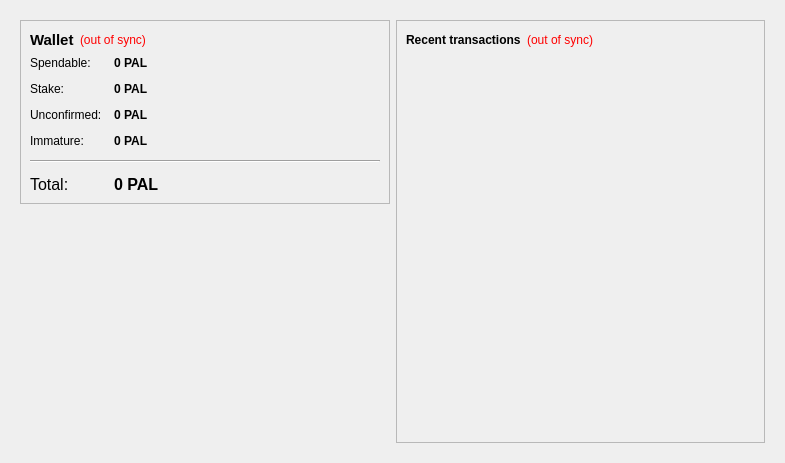
<?xml version="1.0" encoding="UTF-8"?>
<ui version="4.0">
 <class>OverviewPage</class>
 <widget class="QWidget" name="OverviewPage">
  <property name="geometry">
   <rect>
    <x>0</x>
    <y>0</y>
    <width>785</width>
    <height>463</height>
   </rect>
  </property>
  <property name="windowTitle">
   <string>Form</string>
  </property>
  <layout class="QHBoxLayout" name="horizontalLayout" stretch="0">
   <item>
    <widget class="QFrame" name="frameMain">
     <property name="frameShape">
      <enum>QFrame::NoFrame</enum>
     </property>
     <layout class="QHBoxLayout" name="horizontalLayout_3">
      <item>
       <layout class="QVBoxLayout" name="verticalLayout_2">
        <item>
         <widget class="QFrame" name="frame">
          <property name="frameShape">
           <enum>QFrame::StyledPanel</enum>
          </property>
          <property name="frameShadow">
           <enum>QFrame::Raised</enum>
          </property>
          <layout class="QVBoxLayout" name="verticalLayout_4">
           <item>
            <layout class="QHBoxLayout" name="horizontalLayout_4">
             <item>
              <widget class="QLabel" name="label_5">
               <property name="font">
                <font>
                 <pointsize>11</pointsize>
                 <weight>75</weight>
                 <bold>true</bold>
                </font>
               </property>
               <property name="text">
                <string>Wallet</string>
               </property>
              </widget>
             </item>
             <item>
              <widget class="QLabel" name="labelWalletStatus">
               <property name="toolTip">
                <string>The displayed information may be out of date. Your wallet automatically synchronizes with the Palestinecoin network after a connection is established, but this process has not completed yet.</string>
               </property>
               <property name="styleSheet">
                <string notr="true">QLabel { color: red; }</string>
               </property>
               <property name="text">
                <string notr="true">(out of sync)</string>
               </property>
               <property name="alignment">
                <set>Qt::AlignLeading|Qt::AlignLeft|Qt::AlignVCenter</set>
               </property>
              </widget>
             </item>
             <item>
              <spacer name="horizontalSpacer_2">
               <property name="orientation">
                <enum>Qt::Horizontal</enum>
               </property>
               <property name="sizeHint" stdset="0">
                <size>
                 <width>40</width>
                 <height>20</height>
                </size>
               </property>
              </spacer>
             </item>
            </layout>
           </item>
           <item>
            <layout class="QFormLayout" name="formLayout_2">
             <property name="fieldGrowthPolicy">
              <enum>QFormLayout::AllNonFixedFieldsGrow</enum>
             </property>
             <property name="horizontalSpacing">
              <number>12</number>
             </property>
             <property name="verticalSpacing">
              <number>12</number>
             </property>
             <item row="0" column="0">
              <widget class="QLabel" name="label">
               <property name="text">
                <string>Spendable:</string>
               </property>
              </widget>
             </item>
             <item row="0" column="1">
              <widget class="QLabel" name="labelBalance">
               <property name="font">
                <font>
                 <weight>75</weight>
                 <bold>true</bold>
                </font>
               </property>
               <property name="cursor">
                <cursorShape>IBeamCursor</cursorShape>
               </property>
               <property name="toolTip">
                <string>Your current spendable balance</string>
               </property>
               <property name="text">
                <string notr="true">0 PAL</string>
               </property>
               <property name="textInteractionFlags">
                <set>Qt::LinksAccessibleByMouse|Qt::TextSelectableByKeyboard|Qt::TextSelectableByMouse</set>
               </property>
              </widget>
             </item>
             <item row="1" column="0">
              <widget class="QLabel" name="label_6">
               <property name="text">
                <string>Stake:</string>
               </property>
              </widget>
             </item>
             <item row="1" column="1">
              <widget class="QLabel" name="labelStake">
               <property name="font">
                <font>
                 <weight>75</weight>
                 <bold>true</bold>
                </font>
               </property>
               <property name="cursor">
                <cursorShape>IBeamCursor</cursorShape>
               </property>
               <property name="toolTip">
                <string>Total of coins that was staked, and do not yet count toward the current balance</string>
               </property>
               <property name="text">
                <string notr="true">0 PAL</string>
               </property>
               <property name="textInteractionFlags">
                <set>Qt::LinksAccessibleByMouse|Qt::TextSelectableByKeyboard|Qt::TextSelectableByMouse</set>
               </property>
              </widget>
             </item>
             <item row="2" column="0">
              <widget class="QLabel" name="label_3">
               <property name="text">
                <string>Unconfirmed:</string>
               </property>
              </widget>
             </item>
             <item row="2" column="1">
              <widget class="QLabel" name="labelUnconfirmed">
               <property name="font">
                <font>
                 <weight>75</weight>
                 <bold>true</bold>
                </font>
               </property>
               <property name="cursor">
                <cursorShape>IBeamCursor</cursorShape>
               </property>
               <property name="toolTip">
                <string>Total of transactions that have yet to be confirmed, and do not yet count toward the current balance</string>
               </property>
               <property name="text">
                <string notr="true">0 PAL</string>
               </property>
               <property name="textInteractionFlags">
                <set>Qt::LinksAccessibleByMouse|Qt::TextSelectableByKeyboard|Qt::TextSelectableByMouse</set>
               </property>
              </widget>
             </item>
             <item row="3" column="0">
              <widget class="QLabel" name="labelImmatureText">
               <property name="text">
                <string>Immature:</string>
               </property>
              </widget>
             </item>
             <item row="3" column="1">
              <widget class="QLabel" name="labelImmature">
               <property name="font">
                <font>
                 <weight>75</weight>
                 <bold>true</bold>
                </font>
               </property>
               <property name="toolTip">
                <string>Mined balance that has not yet matured</string>
               </property>
               <property name="text">
                <string notr="true">0 PAL</string>
               </property>
               <property name="textInteractionFlags">
                <set>Qt::LinksAccessibleByMouse|Qt::TextSelectableByKeyboard|Qt::TextSelectableByMouse</set>
               </property>
              </widget>
             </item>
             <item row="4" column="0" colspan="2">
              <widget class="Line" name="line">
               <property name="orientation">
                <enum>Qt::Horizontal</enum>
               </property>
              </widget>
             </item>
             <item row="5" column="0">
              <widget class="QLabel" name="labelTotalText">
               <property name="font">
                <font>
                 <pointsize>12</pointsize>
                </font>
               </property>
               <property name="text">
                <string>Total:</string>
               </property>
              </widget>
             </item>
             <item row="5" column="1">
              <widget class="QLabel" name="labelTotal">
               <property name="font">
                <font>
                 <pointsize>12</pointsize>
                 <weight>75</weight>
                 <bold>true</bold>
                </font>
               </property>
               <property name="cursor">
                <cursorShape>IBeamCursor</cursorShape>
               </property>
               <property name="toolTip">
                <string>Your current total balance</string>
               </property>
               <property name="text">
                <string notr="true">0 PAL</string>
               </property>
               <property name="textInteractionFlags">
                <set>Qt::LinksAccessibleByMouse|Qt::TextSelectableByKeyboard|Qt::TextSelectableByMouse</set>
               </property>
              </widget>
             </item>
            </layout>
           </item>
          </layout>
         </widget>
        </item>
        <item>
         <spacer name="verticalSpacer">
          <property name="orientation">
           <enum>Qt::Vertical</enum>
          </property>
          <property name="sizeHint" stdset="0">
           <size>
            <width>20</width>
            <height>40</height>
           </size>
          </property>
         </spacer>
        </item>
        <item>
         <widget class="QLabel" name="label_2">
          <property name="text">
           <string/>
          </property>
          <property name="pixmap">
           <pixmap resource="../bitcoin.qrc">:/images/wallet</pixmap>
          </property>
         </widget>
        </item>
       </layout>
      </item>
      <item>
       <layout class="QVBoxLayout" name="verticalLayout_3">
        <item>
         <widget class="QFrame" name="frame_2">
          <property name="frameShape">
           <enum>QFrame::StyledPanel</enum>
          </property>
          <property name="frameShadow">
           <enum>QFrame::Raised</enum>
          </property>
          <layout class="QVBoxLayout" name="verticalLayout">
           <item>
            <layout class="QHBoxLayout" name="horizontalLayout_2">
             <item>
              <widget class="QLabel" name="label_4">
               <property name="text">
                <string>&lt;b&gt;Recent transactions&lt;/b&gt;</string>
               </property>
              </widget>
             </item>
             <item>
              <widget class="QLabel" name="labelTransactionsStatus">
               <property name="toolTip">
                <string>The displayed information may be out of date. Your wallet automatically synchronizes with the Palestinecoin network after a connection is established, but this process has not completed yet.</string>
               </property>
               <property name="styleSheet">
                <string notr="true">QLabel { color: red; }</string>
               </property>
               <property name="text">
                <string notr="true">(out of sync)</string>
               </property>
               <property name="alignment">
                <set>Qt::AlignRight|Qt::AlignTrailing|Qt::AlignVCenter</set>
               </property>
              </widget>
             </item>
             <item>
              <spacer name="horizontalSpacer">
               <property name="orientation">
                <enum>Qt::Horizontal</enum>
               </property>
               <property name="sizeHint" stdset="0">
                <size>
                 <width>40</width>
                 <height>20</height>
                </size>
               </property>
              </spacer>
             </item>
            </layout>
           </item>
           <item>
            <widget class="QListView" name="listTransactions">
             <property name="styleSheet">
              <string notr="true">QListView { background: transparent; }</string>
             </property>
             <property name="frameShape">
              <enum>QFrame::NoFrame</enum>
             </property>
             <property name="verticalScrollBarPolicy">
              <enum>Qt::ScrollBarAlwaysOff</enum>
             </property>
             <property name="horizontalScrollBarPolicy">
              <enum>Qt::ScrollBarAlwaysOff</enum>
             </property>
             <property name="selectionMode">
              <enum>QAbstractItemView::NoSelection</enum>
             </property>
            </widget>
           </item>
          </layout>
         </widget>
        </item>
       </layout>
      </item>
     </layout>
    </widget>
   </item>
  </layout>
 </widget>
 <resources>
  <include location="../bitcoin.qrc"/>
 </resources>
 <connections/>
</ui>
